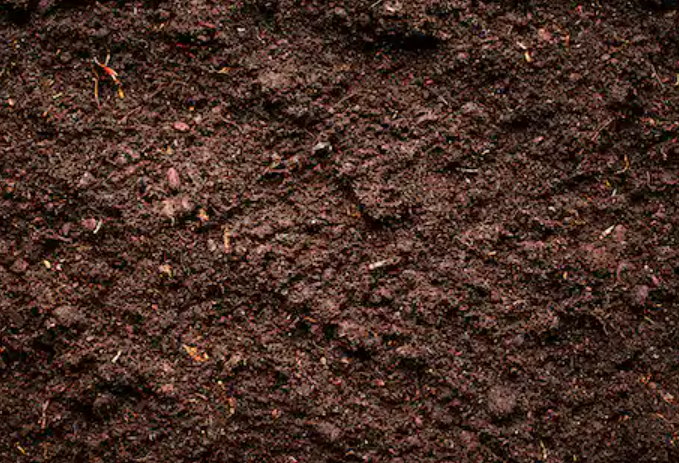
#> input picture Soil.png, 679 x 463 px
$ python Soil_Analysis.py Soil.png
#> lines starting #> are read from the running program, lines starting #| are printed output that depends on the picture
'''
SOIL ANALYSIS

Author: Pranav S Narayanan
Copyright (c) [2022] [Pranav S Narayanan]
License: MIT License

This program uses a picture of soil to quickly and accurately find soil composition and relevant
information such as pH Value, Soil Roughness, Clay Percentage, Bulk Density, Organic Carbon Levels,
Organic Matter Levels, Phosphorus quantities, Electrical Conductivity of the soil. It then uses this
information to create a detailed yet easy to understand report which farmers can use to plant the
right crops and adequete fertilizers. For the full introduction, checkout the README.md
'''

#&--Backend Precedure:
#*Step 0: Setup libraries and settings
#*Step 1: Preprocess Image using CLAHE on ROI
#*Step 2: Convert image to array of RGB values
#*Step 3: Convert image into various color spaces
#*Step 4: Find pH using classical formula
#*Step 5: Find pH using Random Forest algorithm
#*Step 6: Fetch soil texture and roughness with magic
#*Step 7: Find Organic Carbon and Organic Matter level via HSV and Clay properties
#*Step 8: Run pretrained CNN algorithms to get pH, Phosphorus, Organic Matter, & Electrical Conductivity level
#*Step 9: Compile steps 1-8 into single function which can be fed into the frontend
#TODO 1: Find soil moisture from RGB image
#TODO 2: Convert geolocation to hyperspectral images for more accuracy (experimental)
#TODO 3: Find soil elemental composition (nitrogen, phosphorus, sulphur, etc)
#TODO 4: Use classification model with solved parameters as input to predict best crops and fertilizers

#&--Frontend Procedure:
#TODO 1: Finalize framework (Flask, Django, Kivy, Android Studio, PyQT5)
#TODO 2: Input image as file upload / camera shot
#TODO 3: Attempt to Autofetch geolocation
#TODO 4: Send image to backend function to receive analysis info
#TODO 5: Use geolocation to fetch hyperspectral image for additional info (Experimental)
#TODO 6: Convert info to analytical report w/ ideal levels for each parameter
#TODO 7: Use info from analytical report to determine ideal crops and fertlizers

#~~Step 0.0: Import Required Libraries
import pickle
import numpy as np
import cv2
import os
import pandas as pd
import matplotlib.pyplot as plt
from kneed import KneeLocator
from collections import Counter
from matplotlib.colors import to_hex
from matplotlib import colors
import joblib
import math
import PIL
import warnings
from imageio import imread
from skimage.transform import resize
def warn(*args, **kwargs):
    pass
import warnings
warnings.warn = warn
from sklearn.cluster import KMeans
from sklearn.preprocessing import StandardScaler

#~~ Step 0.1: Setup Analysis Settings
pd.options.mode.chained_assignment = None
soil_analysis = True
detailed_analysis = False
show_graph = False
langauge = "English"
location = "India"

#~~Step 1: CLAHE (Contrast Limiting Adaptive Histogram Enhancement) Algorithm
def ImgEnhancer(original_image):
#> called with original_image = 'Soil.png'
    img = cv2.imread(original_image)
#> img is the input picture: shape (463, 679, 3); mean B, G, R 37, 46.4, 70.7

    #~~Step 1.1: Convert Color space to LAB (Lightness, A chromaticity, B chromaticity)
    lab_img = cv2.cvtColor(img, cv2.COLOR_BGR2LAB)
#> lab_img: shape (463, 679, 3); mean of channels 0, 1, 2 54.7, 137.4, 137.8

    #~~Step 1.2: Split color channels
    l, a, b = cv2.split(lab_img)

    #~~Step 1.3: Apply CLAHE to the Lightness space (L-channel)
    clahe = cv2.createCLAHE(clipLimit=1.0, tileGridSize=(8, 8))
    clahe_lab_img = clahe.apply(l)

    #~~ Step 1.4: Combine the CLAHE enhanced L-channel back to A and B channels
    updated_clahe_lab_img = cv2.merge((clahe_lab_img, a, b))
#> updated_clahe_lab_img: shape (463, 679, 3); mean of channels 0, 1, 2 79.4, 137.4, 137.8

    #~~ Step 1.5: Convert color space bacl to BGR
    final_img = cv2.cvtColor(updated_clahe_lab_img, cv2.COLOR_LAB2BGR)

    #~~ Step 1.6: Scale and save image to uploads folder
    img_scaled = cv2.resize(final_img, (400, 400), interpolation=cv2.INTER_AREA)
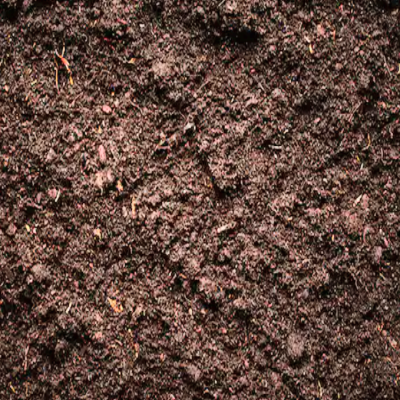
#> img_scaled: shape (400, 400, 3); mean B, G, R 60, 69.6, 95.1
    pre_process = "CLAHE_" + os.path.basename(original_image)
    cv2.imwrite(pre_process, img_scaled)

    cv2.waitKey(0)
    cv2.destroyAllWindows()

#~~Step 2: Read image file as 2-D array of RGB values
def ColorPalette(root_image):
#> called with root_image = 'CLAHE_Soil.png'
    imgName = root_image

    #~~Step 2.1: Read and resize image
    img = imread(imgName)
#> img: shape (400, 400, 3)
    img = resize(img, (400, 400))

    #~~Step 2.2: Created a (400,400,3) array of RGB values of the image
    data = pd.DataFrame(img.reshape(-1, 3),
                        columns=['R', 'G', 'B'])
#> data = table of 160000 rows and 3 columns

    #~~Step 2.3: Replace zero and infinity with Nan
    df = pd.DataFrame(data)
#> df = table of 160000 rows and 3 columns
    df[:] = np.nan_to_num(df)
    df.replace([np.inf, -np.inf], np.nan, inplace=True)

    #~~Step 2.4: Define within cluster sum square error (wcsse) and vary the number of clusters
    wcsse = []
    for i in range(1, 11):
        kmeans = KMeans(n_clusters=i, init='k-means++', random_state=23)
        kmeans.fit(df)
        wcsse.append(kmeans.inertia_)
#> after the loop, wcsse = [15117.2, 4691.5, 2344.2, 1448.8, 1009.6, 764.5, 614.1, 511.8, 443.9, 390.1]
#> (the call stopped at in ColorPalette, `kl = KneeLocator(range(1, 11), wcsse, curve="convex", direction="decre..`: kneed is not available in this run)

    #~~Step 2.5: Plot and generate Elbow curve (to chart all possible cluster counts in K-means)
    plt.figure(figsize=(10, 8))
    plt.plot(range(1, 11), wcsse, marker='o', linestyle='--')
    plt.xlabel('Number of clusters')
    plt.ylabel('WCSSE')
    plt.title('Elbow Curve')
    if show_graph == True:
        plt.show()

    #~~Step 2.6: Find d[aakae]Elbow-point (optimal cluster count)
    kl = KneeLocator(range(1, 11), wcsse, curve="convex", direction="decreasing")
    k = kl.elbow

    #~~Step 2.7: Initialize K-means clustering based on the Elbow value
    np.random.seed(0)
    kmeans = KMeans(n_clusters=k, init='k-means++',
                    random_state=0)

    #~~Step 2.8: Fit and assign clusters
    data['Cluster'] = kmeans.fit_predict(data)

    #~~Step 2.9: set counts from cluster data
    counts = Counter(data['Cluster'])
    center_colors = kmeans.cluster_centers_

    #~~Step 2.10: Order colors by iterating through the counts
    ordered_colors = [center_colors[i] for i in counts.keys()]
    rgb_colors = [ordered_colors[i] for i in counts.keys()]
    plt.figure(figsize=(8, 6))
    plt.pie(counts.values(), colors=rgb_colors)
    if show_graph == True:
        plt.show()

    #~~Step 2.11: Get the color palette from the cluster centers
    palette = kmeans.cluster_centers_
    palette_list = list()

    #~~Step 2.12: Convert data to format accepted by matplotlib
    for color in palette:
        palette_list.append([[tuple(color)]])

    #~~ Step 2.13: Show color palette
    for color in palette_list:
        plt.figure(figsize=(1, 1))
        plt.axis('off')
        plt.imshow(color)

    #~~ Step 2.14: Recreate the image using only colors from color palette with cluster centroid
    data['R_cluster'] = data['Cluster'].apply(lambda x: palette_list[x][0][0][0])
    data['G_cluster'] = data['Cluster'].apply(lambda x: palette_list[x][0][0][1])
    data['B_cluster'] = data['Cluster'].apply(lambda x: palette_list[x][0][0][2])

    #~~ Step 2.15: Convert the dataframe back to a numpy array
    img_c = data[['R_cluster', 'G_cluster', 'B_cluster']].values

    #~~ Step 2.16: Reshape the data back to a 400x400 image
    img_c = img_c.reshape(400, 400, 3)

    #~~ Step 2.17: Display the image
    plt.axis('off')
    plt.imshow(img_c)
    if show_graph == True:
        plt.show()
    pre_process = "graphs/" + "colorP_" + os.path.basename(root_image)
    plt.imsave(pre_process, img_c)

#~~ Step 3: Convert image to RGB, HSV, Lab, and XYZ spaces
def ColorSpace(root_image):
#> called with root_image = 'CLAHE_Soil.png'
    img = cv2.imread(root_image, 1)

    #~~ Step 3.1: Convert image from BGR (24-bit Blue, Green, Red) to RGB (256 Red, Green Blue)
    rgb_img = cv2.cvtColor(img, cv2.COLOR_BGR2RGB)
    r, g, b = cv2.split(rgb_img)
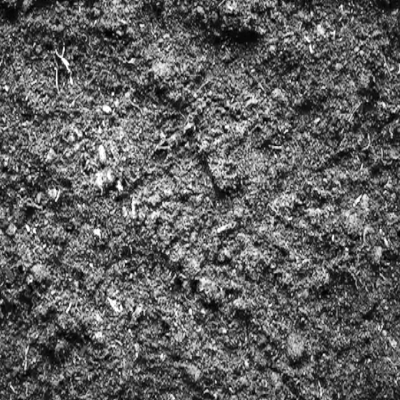
#> r: shape (400, 400); min 2, max 255, mean 95.1
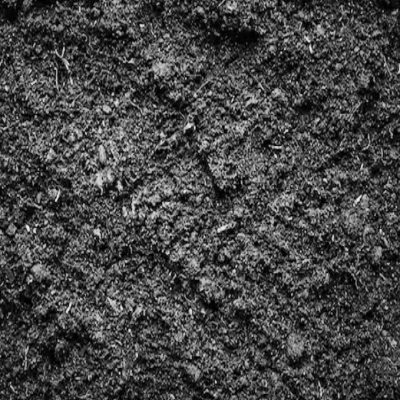
#> g: shape (400, 400); min 0, max 242, mean 69.6
#> b: shape (400, 400)

    fig = plt.figure()
    axis = fig.add_subplot(1, 1, 1, projection="3d")

    pixel_colors = rgb_img.reshape((np.shape(rgb_img)[0]*np.shape(rgb_img)[1], 3))
    norm = colors.Normalize(vmin=-1.0, vmax=1.0)
    norm.autoscale(pixel_colors)
    pixel_colors = norm(pixel_colors).tolist()
#> pixel_colors = 160000 items

    axis.scatter(r.flatten(), g.flatten(), b.flatten(), facecolors=pixel_colors, marker=".")
    axis.set_xlabel("Red")
    axis.set_ylabel("Green")
    axis.set_zlabel("Blue")
    if show_graph == True:
        plt.show()
    rgbFileName = "graphs/" + "colorSRGB_" + os.path.basename(root_image)
    plt.savefig(rgbFileName)

    # [5 lines left out: function getAverageRGBN, not called in this run]

    if detailed_analysis == True:
        print('Average RGB values are',getAverageRGBN(rgb_img))

    #~~ Step 3.2: Convert image from RGB to HSV (Hue, Saturation, Value)
    hsv_img = cv2.cvtColor(rgb_img, cv2.COLOR_RGB2HSV)
#> hsv_img: shape (400, 400, 3); mean H, S, V 10.9, 110.5, 95.2
    h, s, v = cv2.split(hsv_img)
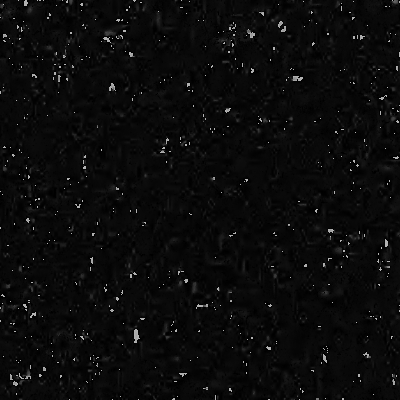
#> h: shape (400, 400); min 0, max 179, mean 10.9
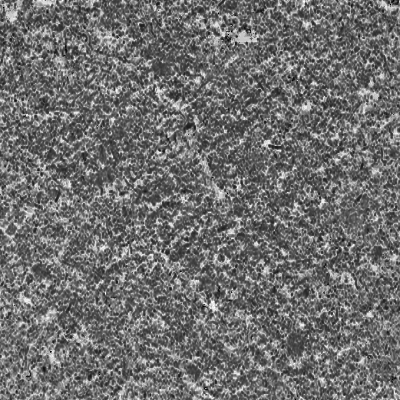
#> s: shape (400, 400); min 0, max 255, mean 110.5

    pixel_colors = hsv_img.reshape((np.shape(hsv_img)[0]*np.shape(hsv_img)[1], 3))
    norm = colors.Normalize(vmin=-1.0, vmax=1.0)
    norm.autoscale(pixel_colors)
    pixel_colors = norm(pixel_colors).tolist()

    fig = plt.figure()
    axis = fig.add_subplot(1, 1, 1, projection="3d")
    axis.scatter(h.flatten(), s.flatten(), v.flatten(), facecolors=pixel_colors, marker=".")
    axis.set_xlabel("Hue")
    axis.set_ylabel("Saturation")
    axis.set_zlabel("Value")
    if show_graph == True:
        plt.show()
    hsvFileName = "graphs/" + "colorSHSV_" + os.path.basename(root_image)
    plt.savefig(hsvFileName)
    # [5 lines left out: function getAverageHSVN, not called in this run]

    if detailed_analysis == True:
        print('Average HSV values are',getAverageHSVN(hsv_img))

    #~~ Step 3.3: Convert image from RGB to Lab (Lightness, Chromaticity)
    lab_img = cv2.cvtColor(rgb_img, cv2.COLOR_RGB2Lab)
#> lab_img: shape (400, 400, 3); mean of channels 0, 1, 2 79.8, 137.4, 137.9
    l, a, b = cv2.split(lab_img)
#> l: shape (400, 400)
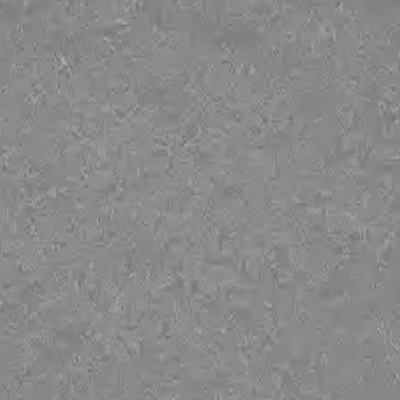
#> a: shape (400, 400); min 110, max 181, mean 137.4

    pixel_colors = lab_img.reshape((np.shape(lab_img)[0]*np.shape(lab_img)[1], 3))
    norm = colors.Normalize(vmin=-1.0, vmax=1.0)
    norm.autoscale(pixel_colors)
    pixel_colors = norm(pixel_colors).tolist()

    fig = plt.figure()
    axis = fig.add_subplot(1, 1, 1, projection="3d")
    axis.scatter(h.flatten(), s.flatten(), v.flatten(), facecolors=pixel_colors, marker=".")
    axis.set_xlabel("Light*")
    axis.set_ylabel("a* value")
    axis.set_zlabel("b* Value")
    if show_graph == True:
        plt.show()
    labFileName = "graphs/" + "colorSLAB_" + os.path.basename(root_image)
    plt.savefig(labFileName)
    # [5 lines left out: function getAverageLabN, not called in this run]

    if detailed_analysis == True:
        print('Average Lab values are',getAverageLabN(lab_img))

    #~~Step 3.4: convert image from RGB to XYZ (Average Human Color Spectrum)
    XYZ_img = cv2.cvtColor(rgb_img, cv2.COLOR_RGB2XYZ)
#> XYZ_img: shape (400, 400, 3); mean of channels 0, 1, 2 74.9, 74.3, 67.2
    X, Y, Z = cv2.split(XYZ_img)

    pixel_colors = XYZ_img.reshape((np.shape(XYZ_img)[0]*np.shape(XYZ_img)[1], 3))
    norm = colors.Normalize(vmin=-1.0, vmax=1.0)
    norm.autoscale(pixel_colors)
    pixel_colors = norm(pixel_colors).tolist()

    fig = plt.figure()
    axis = fig.add_subplot(1, 1, 1, projection="3d")
    axis.scatter(h.flatten(), s.flatten(), v.flatten(), facecolors=pixel_colors, marker=".")
    axis.set_xlabel("X")
    axis.set_ylabel("Y")
    axis.set_zlabel("Z")
    if show_graph == True:
        plt.show()
    xyzFileName = "graphs/" + "colorSXYZ_" + os.path.basename(root_image)
    plt.savefig(xyzFileName)
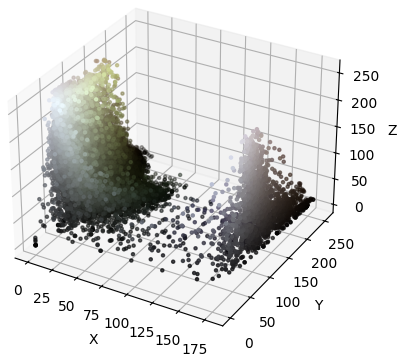
#> figure drawn by matplotlib, 1 panel
    # [5 lines left out: function getAverageXYZN, not called in this run]

    if detailed_analysis == True:
        print('Average XYZ values are',getAverageXYZN(XYZ_img))

#~~ Step 4: Find soil pH value using classical formula
def classical_ph(root_image):

    #~~ Step 4.1: Read Data
#> (the run stopped early here; a loop or call above may not have finished)
